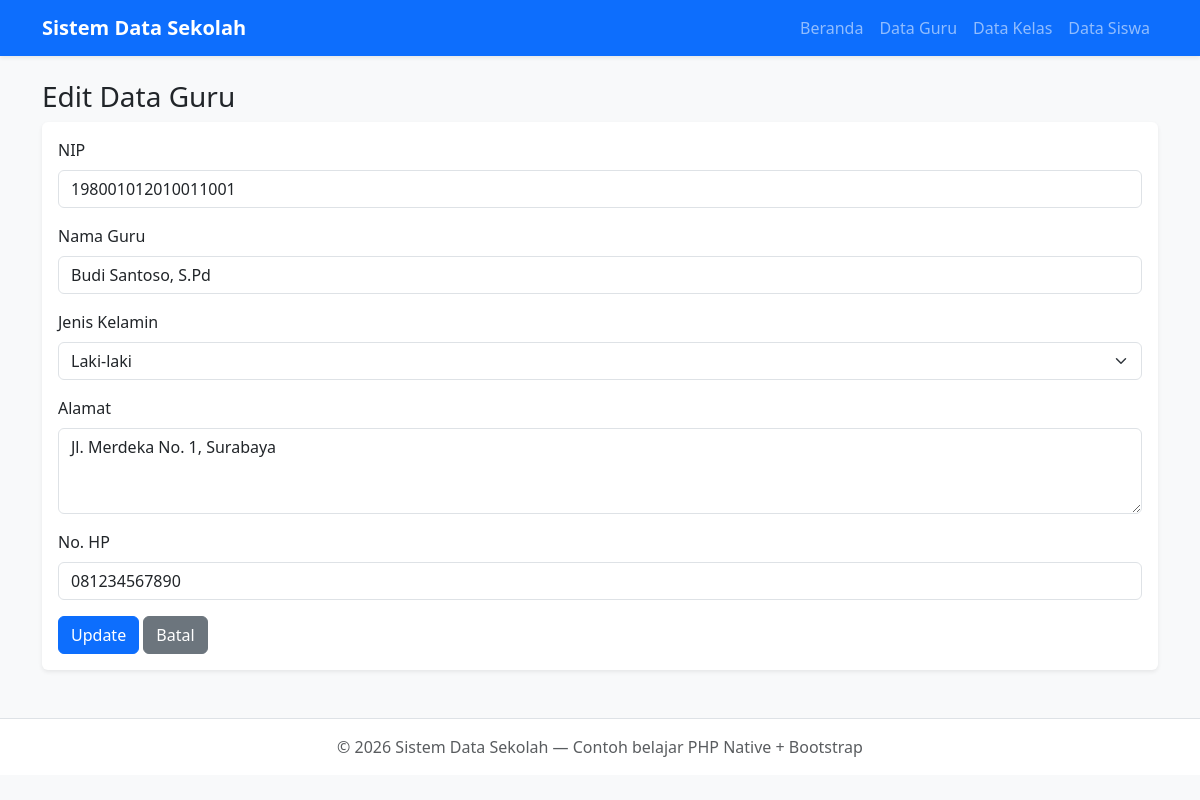
/guru/edit/1, run on the app's committed database.
### tables this page shows
CREATE TABLE IF NOT EXISTS guru (
    id INT AUTO_INCREMENT PRIMARY KEY,
    nip VARCHAR(30) NOT NULL,
    nama_guru VARCHAR(100) NOT NULL,
    jenis_kelamin ENUM('Laki-laki', 'Perempuan') NOT NULL,
    alamat TEXT,
    no_hp VARCHAR(20),
    created_at TIMESTAMP DEFAULT CURRENT_TIMESTAMP
);

### controllers/GuruController.php (called while the page is built, shortened)
<?php
require_once __DIR__ . '/../models/Guru.php';
class GuruController
{
    private Guru $guruModel;
    public function __construct()
    {
        $this->guruModel = new Guru();
    }
    public function edit($id)
    {
        $data['title'] = 'Edit Guru';
        $data['guru']  = $this->guruModel->find($id);
        require __DIR__ . '/../views/layouts/header.php';
        require __DIR__ . '/../views/guru/edit.php';
        require __DIR__ . '/../views/layouts/footer.php';
    }
}

### index.php (called while the page is built, shortened)
<?php
require_once __DIR__ . '/core/Router.php';
$router = new Router();
$method = $_SERVER['REQUEST_METHOD'];
$uri    = $_SERVER['REQUEST_URI'];
$router->dispatch($method, $uri);

### models/Guru.php (called while the page is built, shortened)
<?php
class Guru
{
    private PDO $db;
    public function __construct()
    {
        global $pdo;
        $this->db = $pdo;
    }
    public function find($id)
    {
        $stmt = $this->db->prepare("SELECT * FROM guru WHERE id = ?");
        $stmt->execute([$id]);
        return $stmt->fetch();
    }
}

### views/guru/edit.php (the view, shortened to what this page needs)
<h3>Edit Data Guru</h3>
<div class="card border-0 shadow-sm">
    <div class="card-body">
        <form action="<?= BASE_URL ?>guru/update/<?= $data['guru']['id'] ?>" method="POST">
            <div class="mb-3">
                <label class="form-label">NIP</label>
                <input type="text" name="nip" class="form-control"
                       value="<?= htmlspecialchars($data['guru']['nip']) ?>" required>
            </div>
            <div class="mb-3">
                <label class="form-label">Nama Guru</label>
                <input type="text" name="nama_guru" class="form-control"
                       value="<?= htmlspecialchars($data['guru']['nama_guru']) ?>" required>
            </div>
            <div class="mb-3">
                <label class="form-label">Jenis Kelamin</label>
                <select name="jenis_kelamin" class="form-select" required>
                    <option value="Laki-laki" <?= $data['guru']['jenis_kelamin'] === 'Laki-laki' ? 'selected' : '' ?>>Laki-laki</option>
                </select>
            </div>
            <div class="mb-3">
                <label class="form-label">Alamat</label>
                <textarea name="alamat" class="form-control" rows="3"><?= htmlspecialchars($data['guru']['alamat']) ?></textarea>
            </div>
            <div class="mb-3">
                <label class="form-label">No. HP</label>
                <input type="text" name="no_hp" class="form-control"
                       value="<?= htmlspecialchars($data['guru']['no_hp']) ?>">
            </div>
            <button type="submit" class="btn btn-primary">Update</button>
            <a href="<?= BASE_URL ?>guru" class="btn btn-secondary">Batal</a>
        </form>
    </div>
</div>

### core/Router.php (shortened to what this page needs)
<?php
class Router
{
    protected array $routes = [
        'GET'  => [],
        'POST' => [],
    ];
    public function get(string $uri, array $action): void
    {
        $this->routes['GET'][$this->normalize($uri)] = $action;
    }
    public function post(string $uri, array $action): void
    {
        $this->routes['POST'][$this->normalize($uri)] = $action;
    }
    protected function normalize(string $uri): string
    {
        $uri = '/' . trim($uri, '/');
        return $uri;
    }
    public function dispatch(string $method, string $requestUri): void
    {
        $path = parse_url($requestUri, PHP_URL_PATH);
        $path = $this->normalize($path);
        $routesForMethod = $this->routes[$method] ?? [];
        foreach ($routesForMethod as $pattern => $action) {
            $regex = preg_replace('#\{[a-zA-Z_]+\}#', '([^/]+)', $pattern);
            $regex = '#^' . $regex . '$#';
            if (preg_match($regex, $path, $matches)) {
                array_shift($matches);
                [$controllerName, $methodName] = $action;
                $this->callController($controllerName, $methodName, $matches);
                return;
            }
        }
    }
    protected function callController(string $controllerName, string $methodName, array $params): void
    {
        $controller = new $controllerName();
        call_user_func_array([$controller, $methodName], $params);
    }
}

### data on the page
guru: nip "198001012010011001", nama_guru "Budi Santoso, S.Pd", jenis_kelamin "Laki-laki", alamat "Jl. Merdeka No. 1, Surabaya", no_hp "081234567890"
